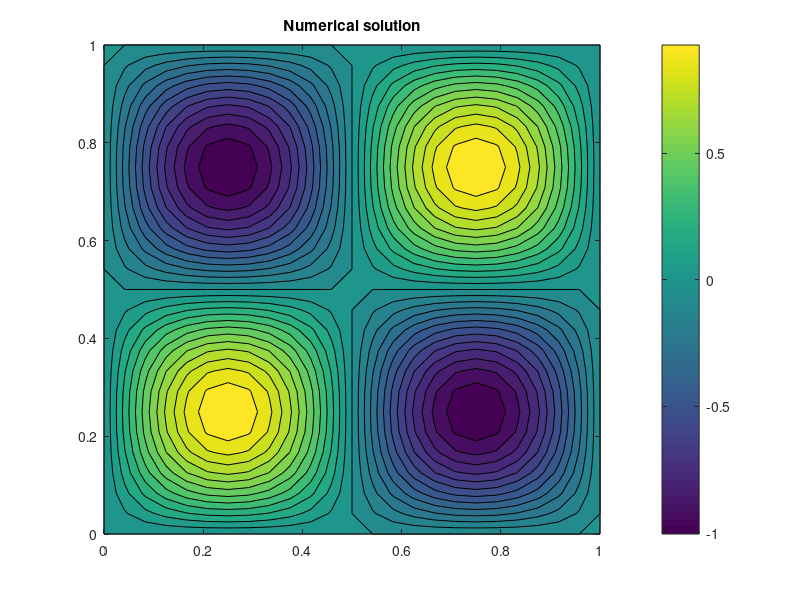
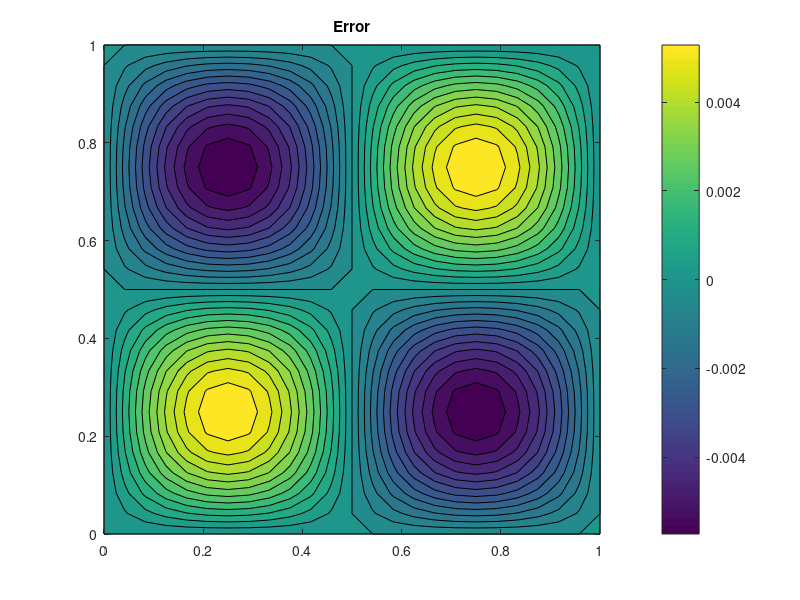

MATLAB code for these plots, in order:
% Solve 2-D poisson equation using direct solver
% -Laplace(u) = f,  in  (0,1) x (0,1)
%          u  = 0   on  boundary
% where
%          f  = 2 * (2*pi)^2 * sin(2*pi*x) * sin(2*pi*y)
n=25;
xmin=0; xmax=1; ymin=xmin; ymax=xmax;
h = (xmax-xmin)/(n-1);
m=n-2;
I = speye(m); e = ones(m,1);
D = spdiags([e -2*e e],[-1 0 1],m,m)/h^2;
A = -(kron(I,D) + kron(D,I));
x=linspace(xmin,xmax,n);
y=linspace(ymin,ymax,n);
[X,Y]=ndgrid(x,y);
f=2*(2*pi)^2*sin(2*pi*X).*sin(2*pi*Y);
utmp = A \ reshape(f(2:end-1,2:end-1),[m*m,1]);
u = zeros(n,n);
u(2:end-1,2:end-1) = reshape(utmp,[m,m]);
figure(1); contourf(X,Y,u,25); title('Numerical solution'); colorbar;
% Exact solution
ue=sin(2*pi*X).*sin(2*pi*Y);
figure(2); contourf(X,Y,u-ue,25); title('Error'); colorbar;
